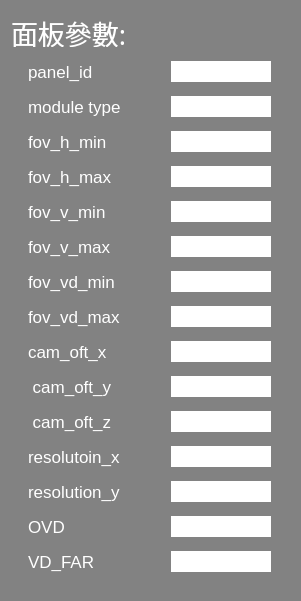
        <widget class="QGroupBox" name="verticalGroupBox_2">
         <property name="geometry">
          <rect>
           <x>240</x>
           <y>30</y>
           <width>301</width>
           <height>601</height>
          </rect>
         </property>
         <property name="styleSheet">
          <string notr="true">color: rgb(255, 255, 255);
background-color: rgb(130, 130, 130);
border-radius: 20px solid gray;</string>
         </property>
         <layout class="QVBoxLayout" name="verticalLayout_2">
          <item>
           <widget class="QLabel" name="label_15">
            <property name="maximumSize">
             <size>
              <width>16777215</width>
              <height>28</height>
             </size>
            </property>
            <property name="font">
             <font>
              <family>Poor Richard</family>
              <pointsize>20</pointsize>
             </font>
            </property>
            <property name="text">
             <string>面板參數:</string>
            </property>
           </widget>
          </item>
          <item>
           <layout class="QHBoxLayout" name="horizontalLayout_69">
            <item>
             <widget class="QLabel" name="label_95">
              <property name="maximumSize">
               <size>
                <width>120</width>
                <height>16777215</height>
               </size>
              </property>
              <property name="font">
               <font>
                <pointsize>13</pointsize>
               </font>
              </property>
              <property name="text">
               <string>panel_id</string>
              </property>
             </widget>
            </item>
            <item>
             <widget class="QLineEdit" name="panel_id">
              <property name="maximumSize">
               <size>
                <width>100</width>
                <height>16777215</height>
               </size>
              </property>
              <property name="font">
               <font>
                <pointsize>12</pointsize>
               </font>
              </property>
              <property name="layoutDirection">
               <enum>Qt::RightToLeft</enum>
              </property>
              <property name="styleSheet">
               <string notr="true">background-color: rgb(255, 255, 255);
color: rgb(0, 0, 0);</string>
              </property>
              <property name="text">
               <string/>
              </property>
             </widget>
            </item>
           </layout>
          </item>
          <item>
           <layout class="QHBoxLayout" name="horizontalLayout_43">
            <item>
             <widget class="QLabel" name="label_69">
              <property name="maximumSize">
               <size>
                <width>120</width>
                <height>16777215</height>
               </size>
              </property>
              <property name="font">
               <font>
                <pointsize>13</pointsize>
               </font>
              </property>
              <property name="text">
               <string>module type</string>
              </property>
             </widget>
            </item>
            <item>
             <widget class="QLineEdit" name="module_type">
              <property name="maximumSize">
               <size>
                <width>100</width>
                <height>16777215</height>
               </size>
              </property>
              <property name="font">
               <font>
                <pointsize>12</pointsize>
               </font>
              </property>
              <property name="layoutDirection">
               <enum>Qt::RightToLeft</enum>
              </property>
              <property name="styleSheet">
               <string notr="true">background-color: rgb(255, 255, 255);
color: rgb(0, 0, 0);</string>
              </property>
              <property name="text">
               <string/>
              </property>
             </widget>
            </item>
           </layout>
          </item>
          <item>
           <layout class="QHBoxLayout" name="horizontalLayout_4">
            <item>
             <widget class="QLabel" name="label_3">
              <property name="maximumSize">
               <size>
                <width>120</width>
                <height>16777215</height>
               </size>
              </property>
              <property name="font">
               <font>
                <pointsize>13</pointsize>
               </font>
              </property>
              <property name="text">
               <string>fov_h_min</string>
              </property>
             </widget>
            </item>
            <item>
             <widget class="QLineEdit" name="h_min">
              <property name="maximumSize">
               <size>
                <width>100</width>
                <height>16777215</height>
               </size>
              </property>
              <property name="font">
               <font>
                <pointsize>12</pointsize>
               </font>
              </property>
              <property name="layoutDirection">
               <enum>Qt::RightToLeft</enum>
              </property>
              <property name="styleSheet">
               <string notr="true">background-color: rgb(255, 255, 255);
color: rgb(0, 0, 0);</string>
              </property>
              <property name="text">
               <string/>
              </property>
             </widget>
            </item>
           </layout>
          </item>
          <item>
           <layout class="QHBoxLayout" name="horizontalLayout_5">
            <item>
             <widget class="QLabel" name="label_4">
              <property name="maximumSize">
               <size>
                <width>120</width>
                <height>16777215</height>
               </size>
              </property>
              <property name="font">
               <font>
                <pointsize>13</pointsize>
               </font>
              </property>
              <property name="text">
               <string>fov_h_max</string>
              </property>
             </widget>
            </item>
            <item>
             <widget class="QLineEdit" name="h_max">
              <property name="maximumSize">
               <size>
                <width>100</width>
                <height>16777215</height>
               </size>
              </property>
              <property name="font">
               <font>
                <pointsize>12</pointsize>
               </font>
              </property>
              <property name="styleSheet">
               <string notr="true">background-color: rgb(255, 255, 255);
color: rgb(0, 0, 0);</string>
              </property>
              <property name="text">
               <string/>
              </property>
             </widget>
            </item>
           </layout>
          </item>
          <item>
           <layout class="QHBoxLayout" name="horizontalLayout_6">
            <item>
             <widget class="QLabel" name="label_5">
              <property name="maximumSize">
               <size>
                <width>120</width>
                <height>16777215</height>
               </size>
              </property>
              <property name="font">
               <font>
                <pointsize>13</pointsize>
               </font>
              </property>
              <property name="text">
               <string>fov_v_min</string>
              </property>
             </widget>
            </item>
            <item>
             <widget class="QLineEdit" name="v_min">
              <property name="maximumSize">
               <size>
                <width>100</width>
                <height>16777215</height>
               </size>
              </property>
              <property name="font">
               <font>
                <pointsize>12</pointsize>
               </font>
              </property>
              <property name="styleSheet">
               <string notr="true">background-color: rgb(255, 255, 255);
color: rgb(0, 0, 0);</string>
              </property>
              <property name="text">
               <string/>
              </property>
             </widget>
            </item>
           </layout>
          </item>
          <item>
           <layout class="QHBoxLayout" name="horizontalLayout_7">
            <item>
             <widget class="QLabel" name="label_6">
              <property name="maximumSize">
               <size>
                <width>120</width>
                <height>16777215</height>
               </size>
              </property>
              <property name="font">
               <font>
                <pointsize>13</pointsize>
               </font>
              </property>
              <property name="text">
               <string>fov_v_max</string>
              </property>
             </widget>
            </item>
            <item>
             <widget class="QLineEdit" name="v_max">
              <property name="maximumSize">
               <size>
                <width>100</width>
                <height>16777215</height>
               </size>
              </property>
              <property name="font">
               <font>
                <pointsize>12</pointsize>
               </font>
              </property>
              <property name="styleSheet">
               <string notr="true">background-color: rgb(255, 255, 255);
color: rgb(0, 0, 0);</string>
              </property>
              <property name="text">
               <string/>
              </property>
             </widget>
            </item>
           </layout>
          </item>
          <item>
           <layout class="QHBoxLayout" name="horizontalLayout_8">
            <item>
             <widget class="QLabel" name="label_7">
              <property name="maximumSize">
               <size>
                <width>120</width>
                <height>16777215</height>
               </size>
              </property>
              <property name="font">
               <font>
                <pointsize>13</pointsize>
               </font>
              </property>
              <property name="text">
               <string>fov_vd_min</string>
              </property>
             </widget>
            </item>
            <item>
             <widget class="QLineEdit" name="vd_min">
              <property name="maximumSize">
               <size>
                <width>100</width>
                <height>16777215</height>
               </size>
              </property>
              <property name="font">
               <font>
                <pointsize>12</pointsize>
               </font>
              </property>
              <property name="styleSheet">
               <string notr="true">background-color: rgb(255, 255, 255);
color: rgb(0, 0, 0);</string>
              </property>
              <property name="text">
               <string/>
              </property>
             </widget>
            </item>
           </layout>
          </item>
          <item>
           <layout class="QHBoxLayout" name="horizontalLayout_9">
            <item>
             <widget class="QLabel" name="label_8">
              <property name="maximumSize">
               <size>
                <width>120</width>
                <height>16777215</height>
               </size>
              </property>
              <property name="font">
               <font>
                <pointsize>13</pointsize>
               </font>
              </property>
              <property name="text">
               <string>fov_vd_max</string>
              </property>
             </widget>
            </item>
            <item>
             <widget class="QLineEdit" name="vd_max">
              <property name="maximumSize">
               <size>
                <width>100</width>
                <height>16777215</height>
               </size>
              </property>
              <property name="font">
               <font>
                <pointsize>12</pointsize>
               </font>
              </property>
              <property name="styleSheet">
               <string notr="true">background-color: rgb(255, 255, 255);
color: rgb(0, 0, 0);</string>
              </property>
              <property name="text">
               <string/>
              </property>
             </widget>
            </item>
           </layout>
          </item>
          <item>
           <layout class="QHBoxLayout" name="horizontalLayout_10">
            <item>
             <widget class="QLabel" name="label_9">
              <property name="maximumSize">
               <size>
                <width>120</width>
                <height>16777215</height>
               </size>
              </property>
              <property name="font">
               <font>
                <pointsize>13</pointsize>
               </font>
              </property>
              <property name="text">
               <string>cam_oft_x</string>
              </property>
             </widget>
            </item>
            <item>
             <widget class="QLineEdit" name="cam_x">
              <property name="maximumSize">
               <size>
                <width>100</width>
                <height>16777215</height>
               </size>
              </property>
              <property name="font">
               <font>
                <pointsize>12</pointsize>
               </font>
              </property>
              <property name="styleSheet">
               <string notr="true">background-color: rgb(255, 255, 255);
color: rgb(0, 0, 0);</string>
              </property>
              <property name="text">
               <string/>
              </property>
             </widget>
            </item>
           </layout>
          </item>
          <item>
           <layout class="QHBoxLayout" name="horizontalLayout_11">
            <item>
             <widget class="QLabel" name="label_10">
              <property name="minimumSize">
               <size>
                <width>100</width>
                <height>0</height>
               </size>
              </property>
              <property name="maximumSize">
               <size>
                <width>120</width>
                <height>16777215</height>
               </size>
              </property>
              <property name="font">
               <font>
                <pointsize>13</pointsize>
               </font>
              </property>
              <property name="text">
               <string> cam_oft_y</string>
              </property>
             </widget>
            </item>
            <item>
             <widget class="QLineEdit" name="cam_y">
              <property name="maximumSize">
               <size>
                <width>100</width>
                <height>16777215</height>
               </size>
              </property>
              <property name="font">
               <font>
                <pointsize>12</pointsize>
               </font>
              </property>
              <property name="styleSheet">
               <string notr="true">background-color: rgb(255, 255, 255);
color: rgb(0, 0, 0);</string>
              </property>
              <property name="text">
               <string/>
              </property>
             </widget>
            </item>
           </layout>
          </item>
          <item>
           <layout class="QHBoxLayout" name="horizontalLayout_12">
            <item>
             <widget class="QLabel" name="label_11">
              <property name="minimumSize">
               <size>
                <width>120</width>
                <height>0</height>
               </size>
              </property>
              <property name="maximumSize">
               <size>
                <width>120</width>
                <height>16777215</height>
               </size>
              </property>
              <property name="font">
               <font>
                <pointsize>13</pointsize>
               </font>
              </property>
              <property name="text">
               <string> cam_oft_z </string>
              </property>
             </widget>
            </item>
            <item>
             <widget class="QLineEdit" name="cam_z">
              <property name="maximumSize">
               <size>
                <width>100</width>
                <height>16777215</height>
               </size>
              </property>
              <property name="font">
               <font>
                <pointsize>12</pointsize>
               </font>
              </property>
              <property name="styleSheet">
               <string notr="true">background-color: rgb(255, 255, 255);
color: rgb(0, 0, 0);</string>
              </property>
              <property name="text">
               <string/>
              </property>
             </widget>
            </item>
           </layout>
          </item>
          <item>
           <layout class="QHBoxLayout" name="horizontalLayout_13">
            <item>
             <widget class="QLabel" name="resolu_x">
              <property name="minimumSize">
               <size>
                <width>1</width>
                <height>0</height>
               </size>
              </property>
              <property name="maximumSize">
               <size>
                <width>120</width>
                <height>16777215</height>
               </size>
              </property>
              <property name="font">
               <font>
                <pointsize>13</pointsize>
               </font>
              </property>
              <property name="text">
               <string>resolutoin_x</string>
              </property>
             </widget>
            </item>
            <item>
             <widget class="QLineEdit" name="rsl_x">
              <property name="maximumSize">
               <size>
                <width>100</width>
                <height>16777215</height>
               </size>
              </property>
              <property name="font">
               <font>
                <pointsize>12</pointsize>
               </font>
              </property>
              <property name="styleSheet">
               <string notr="true">background-color: rgb(255, 255, 255);
color: rgb(0, 0, 0);</string>
              </property>
              <property name="text">
               <string/>
              </property>
             </widget>
            </item>
           </layout>
          </item>
          <item>
           <layout class="QHBoxLayout" name="horizontalLayout_14">
            <item>
             <widget class="QLabel" name="label_13">
              <property name="maximumSize">
               <size>
                <width>120</width>
                <height>16777215</height>
               </size>
              </property>
              <property name="font">
               <font>
                <pointsize>13</pointsize>
               </font>
              </property>
              <property name="text">
               <string>resolution_y</string>
              </property>
             </widget>
            </item>
            <item>
             <widget class="QLineEdit" name="rsl_y">
              <property name="maximumSize">
               <size>
                <width>100</width>
                <height>16777215</height>
               </size>
              </property>
              <property name="font">
               <font>
                <pointsize>12</pointsize>
               </font>
              </property>
              <property name="styleSheet">
               <string notr="true">background-color: rgb(255, 255, 255);
color: rgb(0, 0, 0);</string>
              </property>
              <property name="text">
               <string/>
              </property>
             </widget>
            </item>
           </layout>
          </item>
          <item>
           <layout class="QHBoxLayout" name="horizontalLayout_15">
            <item>
             <widget class="QLabel" name="label_14">
              <property name="maximumSize">
               <size>
                <width>120</width>
                <height>16777215</height>
               </size>
              </property>
              <property name="font">
               <font>
                <pointsize>13</pointsize>
               </font>
              </property>
              <property name="text">
               <string>OVD</string>
              </property>
             </widget>
            </item>
            <item>
             <widget class="QLineEdit" name="ovd">
              <property name="maximumSize">
               <size>
                <width>100</width>
                <height>16777215</height>
               </size>
              </property>
              <property name="font">
               <font>
                <pointsize>12</pointsize>
               </font>
              </property>
              <property name="styleSheet">
               <string notr="true">background-color: rgb(255, 255, 255);
color: rgb(0, 0, 0);</string>
              </property>
              <property name="text">
               <string/>
              </property>
             </widget>
            </item>
           </layout>
          </item>
          <item>
           <layout class="QHBoxLayout" name="horizontalLayout_23">
            <item>
             <widget class="QLabel" name="label_24">
              <property name="maximumSize">
               <size>
                <width>120</width>
                <height>16777215</height>
               </size>
              </property>
              <property name="font">
               <font>
                <pointsize>13</pointsize>
               </font>
              </property>
              <property name="text">
               <string>VD_FAR</string>
              </property>
             </widget>
            </item>
            <item>
             <widget class="QLineEdit" name="vd_far">
              <property name="maximumSize">
               <size>
                <width>100</width>
                <height>16777215</height>
               </size>
              </property>
              <property name="font">
               <font>
                <pointsize>12</pointsize>
               </font>
              </property>
              <property name="styleSheet">
               <string notr="true">background-color: rgb(255, 255, 255);
color: rgb(0, 0, 0);</string>
              </property>
              <property name="text">
               <string/>
              </property>
             </widget>
            </item>
           </layout>
          </item>
         </layout>
        </widget>
